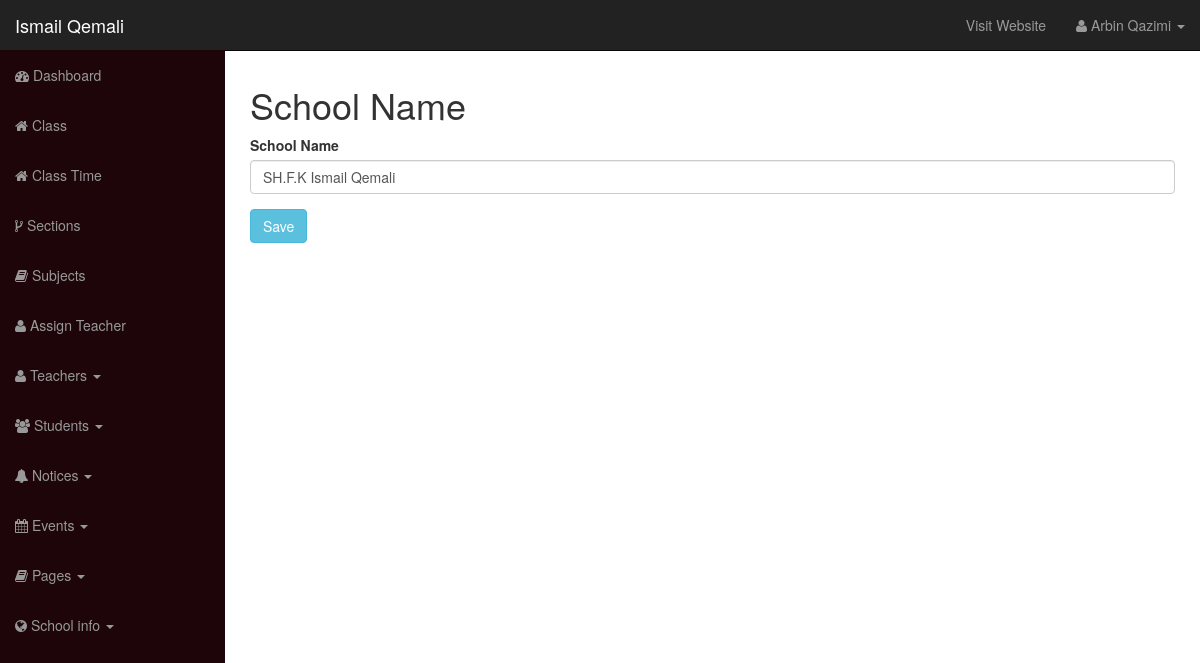
/school-admin/content_school_name.php (signed in), run on the app's committed database.
### tables this page shows
CREATE TABLE `user` (
  `id` int(12) NOT NULL,
  `username` varchar(100) NOT NULL,
  `user_password` varchar(255) NOT NULL,
  `user_role` varchar(30) NOT NULL,
  `user_firstname` varchar(50) DEFAULT NULL,
  `user_lastname` varchar(50) DEFAULT NULL
);

CREATE TABLE `page_options` (
  `id` int(11) NOT NULL,
  `school_meta_key` varchar(55) NOT NULL,
  `school_meta_value` text DEFAULT NULL
);

### functions.php (called while the page is built, shortened)
<?php
require_once "includes/db.php";
function get_name_by_session() {
	global $conn;
	$fullName = '';
	if(isset($_SESSION['username'])) {
		$session_user = $_SESSION['username'];
		$query = "SELECT user_firstname, user_lastname FROM user WHERE username='$session_user' LIMIT 1";
		$result = mysqli_query($conn, $query);
		$row = mysqli_fetch_assoc($result);
		$first_name = $row['user_firstname'];
		$last_name = $row['user_lastname'];
		$fullName = $first_name . " " . $last_name;
	}
	return $fullName;
}
function get_school_name() {
	global $conn;
	$query = "SELECT * FROM page_options WHERE school_meta_key='school_name'";
	$result = mysqli_query($conn, $query);
	if(mysqli_num_rows($result) > 0) {
		$row = mysqli_fetch_assoc($result);
		$school_name = $row['school_meta_value'];
	} else {
		$school_name = '';
	}
	return $school_name;
}

### school-admin/content_school_name.php (the view, shortened to what this page needs)
<?php require_once "includes/header.php"; ?>
	<h1>School Name</h1>
	<form action="" method="post">
		<div class="form-group">
			<label for="">School Name</label>
			<input type="text" name="school_name" class="form-control" value="<?php echo get_school_name(); ?>">
		</div>
		<div class="form-group">
			<input type="submit" value="Save" class="btn btn-info" name="save_school_name">
		</div>
	</form>
<?php require_once "includes/footer.php"; ?>

### school-admin/includes/header.php (shortened to what this page needs)
<?php
	require_once "../functions.php";
?>
<!DOCTYPE html>
<html lang="en">
	<head>
		<link href="css/bootstrap.css" rel="stylesheet">
		<link href="css/bootstrap-datepicker.css" rel="stylesheet">
		<link href="css/sb-admin.css" rel="stylesheet">
		<link rel="stylesheet" href="font-awesome/css/font-awesome.min.css">
	</head>
	<body>
		<div id="wrapper">
			<nav class="navbar navbar-inverse navbar-fixed-top" role="navigation">
				<div class="navbar-header">
					<a class="navbar-brand" href="index.php">Ismail Qemali</a>
				</div>
				<div class="collapse navbar-collapse navbar-ex1-collapse">
					<ul class="nav navbar-nav side-nav">
						<li><a href="index.php"><i class="fa fa-dashboard"></i> Dashboard</a></li>
						<li><a href="class.php"><i class="fa fa-home"></i> Class</a></li>
						<li><a href="class_time.php"><i class="fa fa-home"></i> Class Time</a></li>
						<li><a href="sections.php"><i class="fa fa-code-fork"></i> Sections</a></li>
						<li><a href="subjects.php"><i class="fa fa-book"></i> Subjects</a></li>
						<li><a href="assign_teacher.php"><i class="fa fa-user"></i> Assign Teacher</a></li>
						<li class="dropdown">
							<a href="#" class="dropdown-toggle" data-toggle="dropdown"><i class="fa fa-user"></i> Teachers <b class="caret"></b></a>
						</li>
						<li class="dropdown">
							<a href="#" class="dropdown-toggle" data-toggle="dropdown"><i class="fa fa-users"></i> Students <b class="caret"></b></a>
						</li>
						<li class="dropdown">
							<a href="#" class="dropdown-toggle" data-toggle="dropdown"><i class="fa fa-bell"></i> Notices <b class="caret"></b></a>
						</li>
						<li class="dropdown">
							<a href="#" class="dropdown-toggle" data-toggle="dropdown"><i class="fa fa-calendar"></i> Events <b class="caret"></b></a>
						</li>
						<li class="dropdown">
							<a href="#" class="dropdown-toggle" data-toggle="dropdown"><i class="fa fa-book"></i> Pages <b class="caret"></b></a>
						</li>
						<li class="dropdown">
							<a href="#" class="dropdown-toggle" data-toggle="dropdown"><i class="fa fa-globe"></i> School info <b class="caret"></b></a>
						</li>
					</ul>
					<ul class="nav navbar-nav navbar-right navbar-user">
						<li><a href="../index.php" target="_blank">Visit Website</a></li>
						<li class="dropdown user-dropdown">
							<a href="#" class="dropdown-toggle" data-toggle="dropdown"><i class="fa fa-user"></i> <?php echo get_name_by_session(); ?> <b class="caret"></b></a>
						</li>
					</ul>
					</div>
				</nav>
				<div id="page-wrapper">
					<div class="row">
						<div class="col-lg-12">

### school-admin/css/sb-admin.css (style rules this page uses)
body { margin-top: 50px; }
#wrapper { padding-left: 0; }
#page-wrapper { width: 100%; padding: 5px 15px; }
@media (min-width:768px) { #wrapper { padding-left: 225px; } }
@media (min-width:768px) { #page-wrapper { padding: 15px 25px; } }
@media (min-width:768px) { .side-nav { margin-left: -225px; left: 225px; width: 225px; position: fixed; top: 50px; height: 100%; border-radius: 0; border: none; background-color: #1d0509; overflow-y: auto; } }
@media (min-width:768px) { .side-nav>li>a { width: 225px; } }
@media (min-width:768px) { .navbar-collapse { padding-left: 15px !important; padding-right: 15px !important; } }
.side-nav { padding-bottom: 50px; }

### data on the page
user: get_name_by_session() "Arbin Qazimi"
page_options: school_name "SH.F.K Ismail Qemali"
